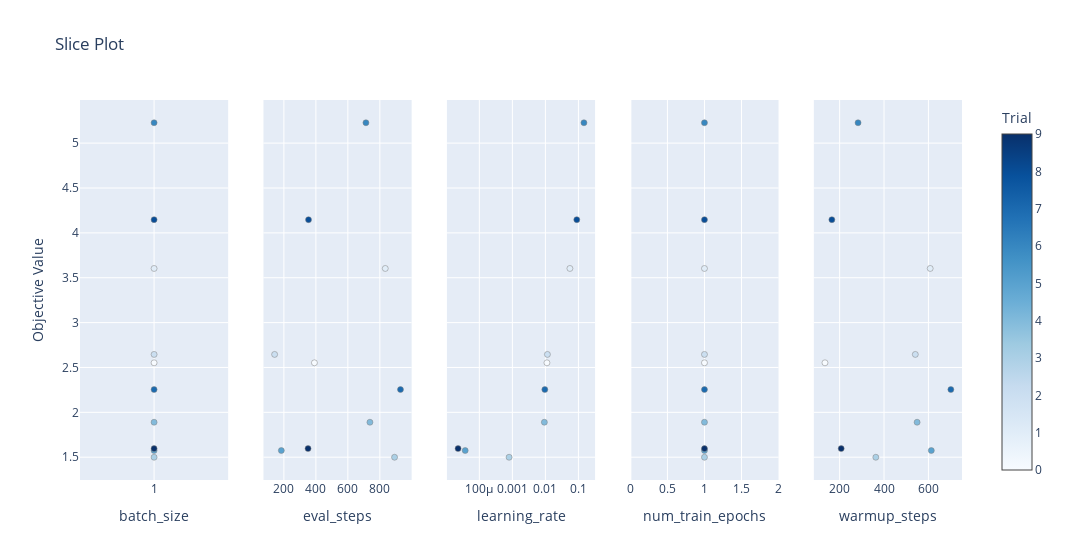

Notebook source saved alongside this figure:
### Code cell
from optuna.visualization import plot_slice
from optuna.visualization import plot_contour
from optuna.visualization import plot_parallel_coordinate
from optuna.visualization import plot_edf
from optuna.visualization import plot_intermediate_values
from optuna.visualization import plot_optimization_history
from optuna.visualization import plot_param_importances

plot_slice(study)

### Figure 1 — Plotly figure (JSON) as saved in the notebook; plotly's stock layout.template omitted (floating-point values rounded to 4 significant figures)
{"data": [{"marker": {"color": [0, 1, 2, 3, 4, 5, 6, 7, 8, 9], "colorbar": {"title": {"text": "Trial"}, "x": 1, "xpad": 40}, "colorscale": [[0, "rgb(247,251,255)"], [0.125, "rgb(222,235,247)"], [0.25, "rgb(198,219,239)"], [0.375, "rgb(158,202,225)"], [0.5, "rgb(107,174,214)"], [0.625, "rgb(66,146,198)"], [0.75, "rgb(33,113,181)"], [0.875, "rgb(8,81,156)"], [1, "rgb(8,48,107)"]], "line": {"color": "Grey", "width": 0.5}, "showscale": true}, "mode": "markers", "name": "Feasible Trial", "showlegend": false, "type": "scatter", "x": [1, 1, 1, 1, 1, 1, 1, 1, 1, 1], "xaxis": "x", "y": [2.552, 3.603, 2.646, 1.5, 1.89, 1.575, 5.227, 2.254, 4.147, 1.596], "yaxis": "y"}, {"marker": {"color": [0, 1, 2, 3, 4, 5, 6, 7, 8, 9], "colorbar": {"title": {"text": "Trial"}, "x": 1, "xpad": 40}, "colorscale": [[0, "rgb(247,251,255)"], [0.125, "rgb(222,235,247)"], [0.25, "rgb(198,219,239)"], [0.375, "rgb(158,202,225)"], [0.5, "rgb(107,174,214)"], [0.625, "rgb(66,146,198)"], [0.75, "rgb(33,113,181)"], [0.875, "rgb(8,81,156)"], [1, "rgb(8,48,107)"]], "line": {"color": "Grey", "width": 0.5}, "showscale": false}, "mode": "markers", "name": "Feasible Trial", "showlegend": false, "type": "scatter", "x": [391, 834, 142, 892, 738, 184, 713, 929, 354, 351], "xaxis": "x2", "y": [2.552, 3.603, 2.646, 1.5, 1.89, 1.575, 5.227, 2.254, 4.147, 1.596], "yaxis": "y2"}, {"marker": {"color": [0, 1, 2, 3, 4, 5, 6, 7, 8, 9], "colorbar": {"title": {"text": "Trial"}, "x": 1, "xpad": 40}, "colorscale": [[0, "rgb(247,251,255)"], [0.125, "rgb(222,235,247)"], [0.25, "rgb(198,219,239)"], [0.375, "rgb(158,202,225)"], [0.5, "rgb(107,174,214)"], [0.625, "rgb(66,146,198)"], [0.75, "rgb(33,113,181)"], [0.875, "rgb(8,81,156)"], [1, "rgb(8,48,107)"]], "line": {"color": "Grey", "width": 0.5}, "showscale": false}, "mode": "markers", "name": "Feasible Trial", "showlegend": false, "type": "scatter", "x": [0.01112, 0.05521, 0.0115, 0.0007947, 0.009296, 3.727e-05, 0.1467, 0.009608, 0.08912, 2.268e-05], "xaxis": "x3", "y": [2.552, 3.603, 2.646, 1.5, 1.89, 1.575, 5.227, 2.254, 4.147, 1.596], "yaxis": "y3"}, {"marker": {"color": [0, 1, 2, 3, 4, 5, 6, 7, 8, 9], "colorbar": {"title": {"text": "Trial"}, "x": 1, "xpad": 40}, "colorscale": [[0, "rgb(247,251,255)"], [0.125, "rgb(222,235,247)"], [0.25, "rgb(198,219,239)"], [0.375, "rgb(158,202,225)"], [0.5, "rgb(107,174,214)"], [0.625, "rgb(66,146,198)"], [0.75, "rgb(33,113,181)"], [0.875, "rgb(8,81,156)"], [1, "rgb(8,48,107)"]], "line": {"color": "Grey", "width": 0.5}, "showscale": false}, "mode": "markers", "name": "Feasible Trial", "showlegend": false, "type": "scatter", "x": [1, 1, 1, 1, 1, 1, 1, 1, 1, 1], "xaxis": "x4", "y": [2.552, 3.603, 2.646, 1.5, 1.89, 1.575, 5.227, 2.254, 4.147, 1.596], "yaxis": "y4"}, {"marker": {"color": [0, 1, 2, 3, 4, 5, 6, 7, 8, 9], "colorbar": {"title": {"text": "Trial"}, "x": 1, "xpad": 40}, "colorscale": [[0, "rgb(247,251,255)"], [0.125, "rgb(222,235,247)"], [0.25, "rgb(198,219,239)"], [0.375, "rgb(158,202,225)"], [0.5, "rgb(107,174,214)"], [0.625, "rgb(66,146,198)"], [0.75, "rgb(33,113,181)"], [0.875, "rgb(8,81,156)"], [1, "rgb(8,48,107)"]], "line": {"color": "Grey", "width": 0.5}, "showscale": false}, "mode": "markers", "name": "Feasible Trial", "showlegend": false, "type": "scatter", "x": [134, 608, 541, 363, 549, 613, 283, 701, 165, 207], "xaxis": "x5", "y": [2.552, 3.603, 2.646, 1.5, 1.89, 1.575, 5.227, 2.254, 4.147, 1.596], "yaxis": "y5"}], "layout": {"title": {"text": "Slice Plot"}, "width": 1500, "xaxis": {"anchor": "y", "categoryarray": [1], "categoryorder": "array", "domain": [0, 0.168], "title": {"text": "batch_size"}, "type": "category"}, "xaxis2": {"anchor": "y2", "domain": [0.208, 0.376], "title": {"text": "eval_steps"}}, "xaxis3": {"anchor": "y3", "domain": [0.416, 0.584], "title": {"text": "learning_rate"}, "type": "log"}, "xaxis4": {"anchor": "y4", "domain": [0.624, 0.792], "title": {"text": "num_train_epochs"}}, "xaxis5": {"anchor": "y5", "domain": [0.832, 1], "title": {"text": "warmup_steps"}}, "yaxis": {"anchor": "x", "domain": [0, 1], "title": {"text": "Objective Value"}}, "yaxis2": {"anchor": "x2", "domain": [0, 1], "matches": "y", "showticklabels": false}, "yaxis3": {"anchor": "x3", "domain": [0, 1], "matches": "y", "showticklabels": false}, "yaxis4": {"anchor": "x4", "domain": [0, 1], "matches": "y", "showticklabels": false}, "yaxis5": {"anchor": "x5", "domain": [0, 1], "matches": "y", "showticklabels": false}}}
